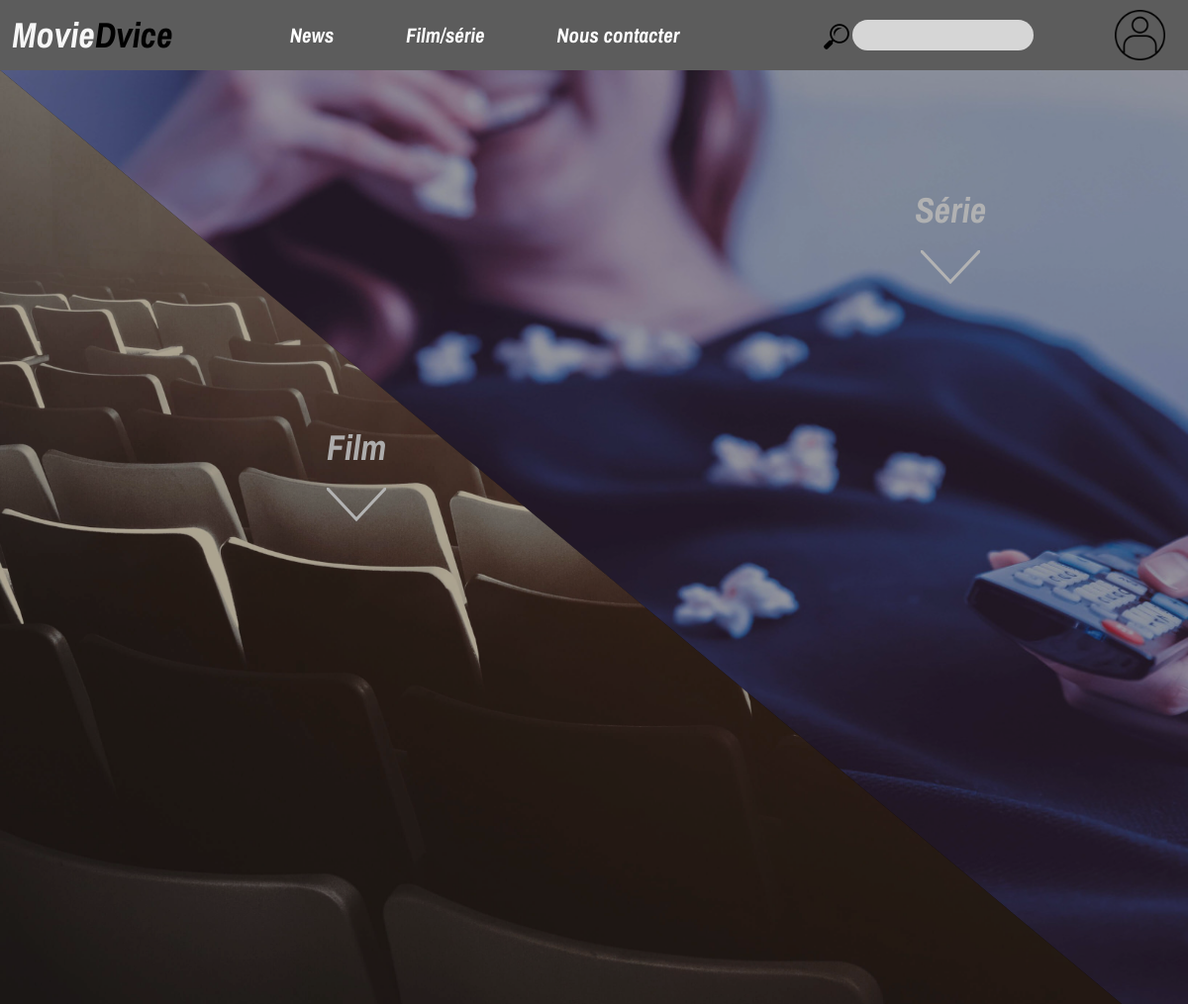
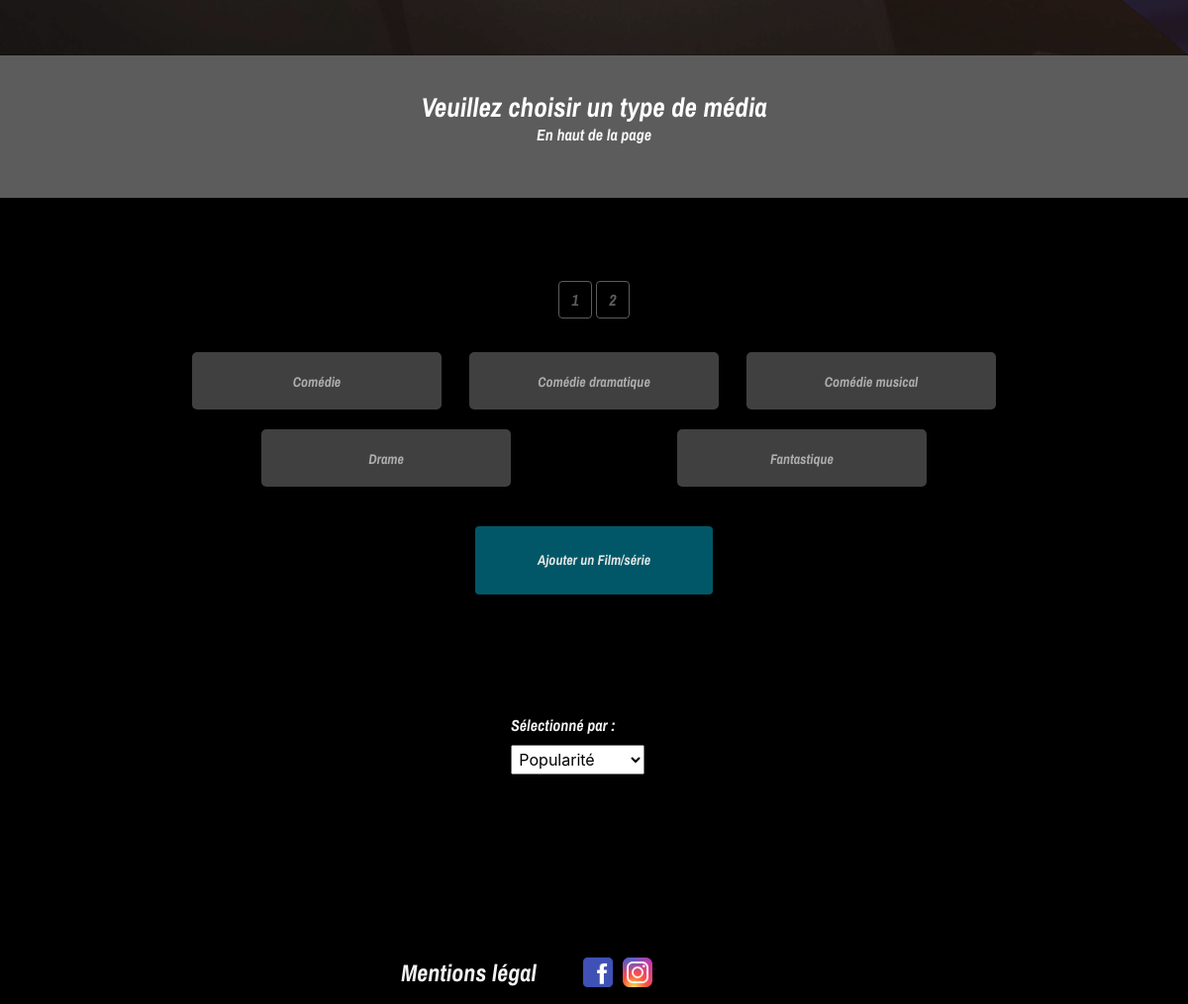
Page /global_critique.php?p=2 on the committed database (2 pictures, top to bottom).
### tables this page shows
CREATE TABLE `genre` (
  `genre_id` int(11) NOT NULL,
  `genre_nom` varchar(50) NOT NULL
);

### include/showContent/global_critique_content.php (the view, shortened to what this page needs)
<?php
require_once("include/bddConfig/bdd.php");
$nbCardPerPage = 5;
try {
    $sqlAllGenre = "SELECT * FROM `genre`";
    $requeteAllGenre = $bdd->query($sqlAllGenre);
    $allGenre = $requeteAllGenre->fetchAll(PDO::FETCH_OBJ);
    if (!empty($_GET['p'])) {
        $p = $_GET['p'];
    } else {
        $p = 1;
    }
    $offset = ($p - 1) * $nbCardPerPage;
    $sqlGenre = "SELECT genre_id,genre_nom FROM genre ORDER BY genre_nom ASC LIMIT " . $offset . "," . $nbCardPerPage . ";";
    $requeteGenre = $bdd->query($sqlGenre);
    $Genre = $requeteGenre->fetchAll(PDO::FETCH_OBJ);
?>
    <div id="choice_content">
        <div id="movie_choice_content">
            <div class="movie_choice_textarea">
                <a href="global_critique.php?choice=<?php echo "Film"; ?>">
                    <h2>Film</h2>
                </a>
                <div class="arrow_content">
                    <a href="global_critique.php?choice=<?php echo "Film"; ?>#movies_content">
                        <svg class="arrows">
                            <path class="a1" d="M0 0 L30 32 L60 0"></path>
                        </svg>
                    </a>
                </div>
            </div>
        </div>
        <div id="serie_choice_content">
            <div class="serie_choice_textarea">
                <a href="global_critique.php?choice=<?php echo "Série"; ?>">
                    <h2>Série</h2>
                </a>
                <div class="arrow_content">
                    <a href="global_critique.php?choice=<?php echo "Série"; ?>#movies_content">
                        <svg class="arrows">
                            <path class="a1" d="M0 0 L30 32 L60 0"></path>
                        </svg>
                    </a>
                </div>
            </div>
        </div>
    </div>
    <div id="title-intro-critique">
        <a href="#choice_content">
            <h2>Veuillez choisir un type de média </h2>
        </a>
        <p>
           En haut de la page
        </p>
    </div>
    <article id="global_content_center">
        <nav id="content-nav-genre">
            <div class="col-12">
                <?php
                $nbPage = ceil(sizeof($allGenre) / $nbCardPerPage);
                for ($i = 1; $i <= $nbPage; $i++) {
                ?>
                    <a href="global_critique.php?p=<?php echo $i; ?>#genre_content" class="btn btn-outline-secondary btn_paginationCategorie" role="button" aria-pressed="true"><?php echo $i; ?></a>
                <?php
                }
                ?>
            </div>
            <div id="genre_content">
                <?php
                foreach ($Genre as $genre) {
                ?>
                    <div class="genre">
                        <a href="#genre=<?php echo $genre->genre_id ?>"><?php echo $genre->genre_nom ?></a>
                    </div>
            <?php
                }
            } catch (PDOException $e) {
                echo $e->getMessage();
            }
            ?>
            </div>
            <div class="add_mediaContent">
                <a href="formFilmSerie.php"><button type="button" class="btn btn-primary btn_addMedia" data-toggle="modal" data-target="#news_modal">
                        Ajouter un Film/série
                    </button>
                </a>
            </div>
        </nav>
        <div id="selection_content">
            <div class="content_selection_trie">
                <label for="selection_film">Sélectionné par :</label>
                <select name="selection" id="selection_film">
                    <option value="popularité">Popularité</option>
                </select>
            </div>
        </div>
        <?php include("include/showContent/show_movie.php") ?>
    </article>

### CSS/kit_UI.css (style rules this page uses)
html { height: 100%; width: 100%; overflow-y: scroll; scroll-behavior: smooth; }
div { box-sizing: border-box; }
body { width: 100%; height: 100%; margin: 0; padding: 0; position: relative; left: 0; right: 0; top: 0; bottom: 0; background-color: black; }
h1, h2, h3, h4, h5 { margin: 0; font-family: 'Archivo Narrow', sans-serif; font-size: 2.25rem; color: rgba(255, 255, 255, 0.952); }
label { font-family: 'Archivo Narrow', sans-serif; font-size: 16px; color: rgba(255, 255, 255, 0.952); }
p { font-size: 1rem; font-family: 'Archivo Narrow', sans-serif; color: rgba(255, 255, 255, 0.952); }
a { font-size: 14px; text-decoration: none; font-family: 'Archivo Narrow', sans-serif; color: rgba(255, 255, 255, 0.952); }

### CSS/header.css (style rules this page uses)
::placeholder { color: rgba(255, 255, 255, 0.952); font-style: italic; }

### CSS/global_critique.css (style rules this page uses)
#title-intro-critique { width: 100%; margin: auto; padding: 3%; background-color: #5C5C5C; ; text-align: center; }
#title-intro-critique h2 { text-align: center; color: white; font-size: 1.7rem; }
#choice_content { width: 100%; height: 1000px; position: relative; }
#movie_choice_content { position: absolute; transition: all 300ms ease-in; z-index: 1; width: 100%; height: 1000px; clip-path: polygon(0% 0%, 100% 100%, 100% 100%, 0% 100%); background: url(../IMG/movie_choice.jpg) no-repeat center center; -webkit-background-size: cover; -moz-background-size: cover; -o-background-size: cover; background-size: cover; opacity: 0.7; }
.movie_choice_textarea h2, .serie_choice_textarea h2 { text-align: center; width: 100%; }
.movie_choice_textarea { margin-top: 30%; margin-left: 20%; width: 20%; transition: all 300ms ease-in; z-index: 1; }
#serie_choice_content { transition: all 300ms ease-in; position: absolute; width: 100%; height: 1000px; clip-path: polygon(0% 0%, 100% 100%, 100% 100%, 100% 0%); background: url(../IMG/serie_choice.jpg) no-repeat center center; -webkit-background-size: cover; -moz-background-size: cover; -o-background-size: cover; background-size: cover; opacity: 0.7; }
.serie_choice_textarea h2 { text-align: center; width: 100%; }
.serie_choice_textarea { margin-left: 70%; margin-top: 10%; width: 20%; transition: all 300ms ease-in; z-index: 1; }
.arrow_content { width: 100%; margin-top: 8%; }
.arrows { display: block; width: 60px; height: 72px; margin: auto; text-align: center; }
.btn-outline-secondary { color: #5C5C5C; border-color: #5C5C5C; }
#content-nav-genre { width: 100%; margin-bottom: 5%; }
#genre_content { width: 70%; margin: auto; display: flex; justify-content: space-around; flex-wrap: wrap; }
.col-12 { text-align: center; margin-top: 5%; padding: 2%; border: none; }
.genre { text-align: center; background-color: #5C5C5C; width: 30%; padding: 2%; margin: 10px; transition: all 300ms ease-in; transform: scale(1); z-index: 1; opacity: 0.7; border-radius: 5px; }
.btn_addMedia { display: block; margin: auto; width: 20%; background-color: #026173; border: none; opacity: 0.9; margin-top: 2.5%; padding: 2%; font-size: 14px; }
#selection_content { margin-top: 10%; margin-bottom: 10%; width: 100%; display: none; }
.content_selection_trie { width: 14%; margin: auto; }
select#selection_film { padding: 2%; }

### rows in the picture
genre: genre_nom "Comédie"
genre: genre_nom "Comédie dramatique"
genre: genre_nom "Comédie musical"
genre: genre_nom "Drame"
genre: genre_nom "Fantastique"
